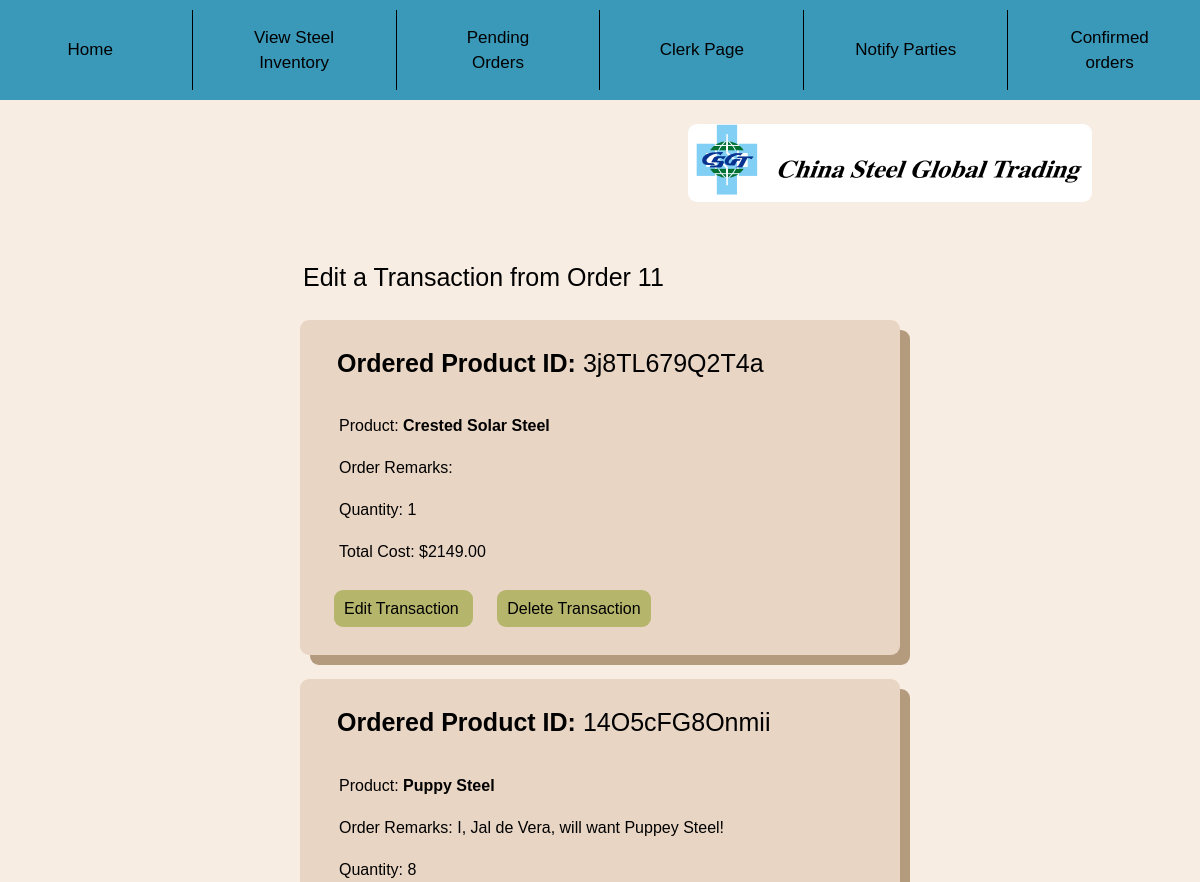
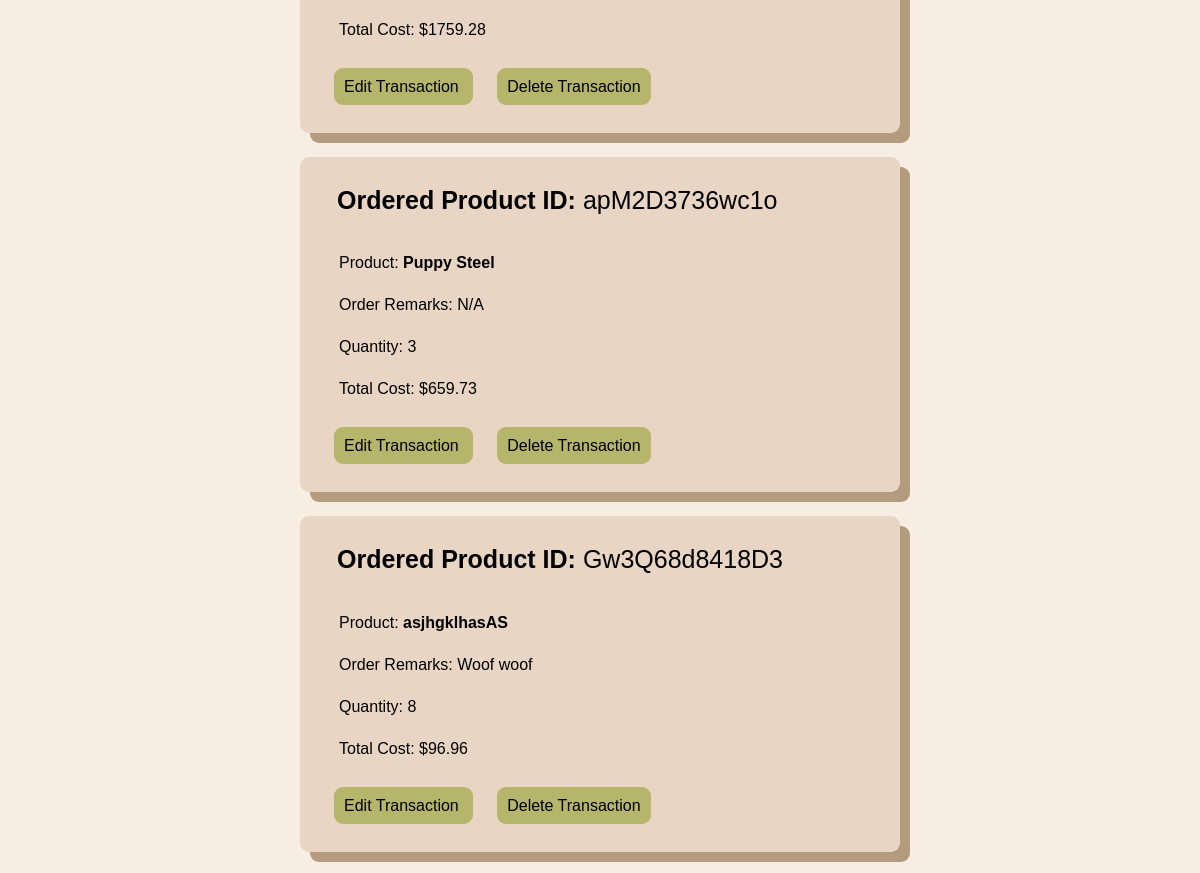
Page /Order/11/ (signed in, upper part) on the earlier database version (2 pictures, top to bottom).
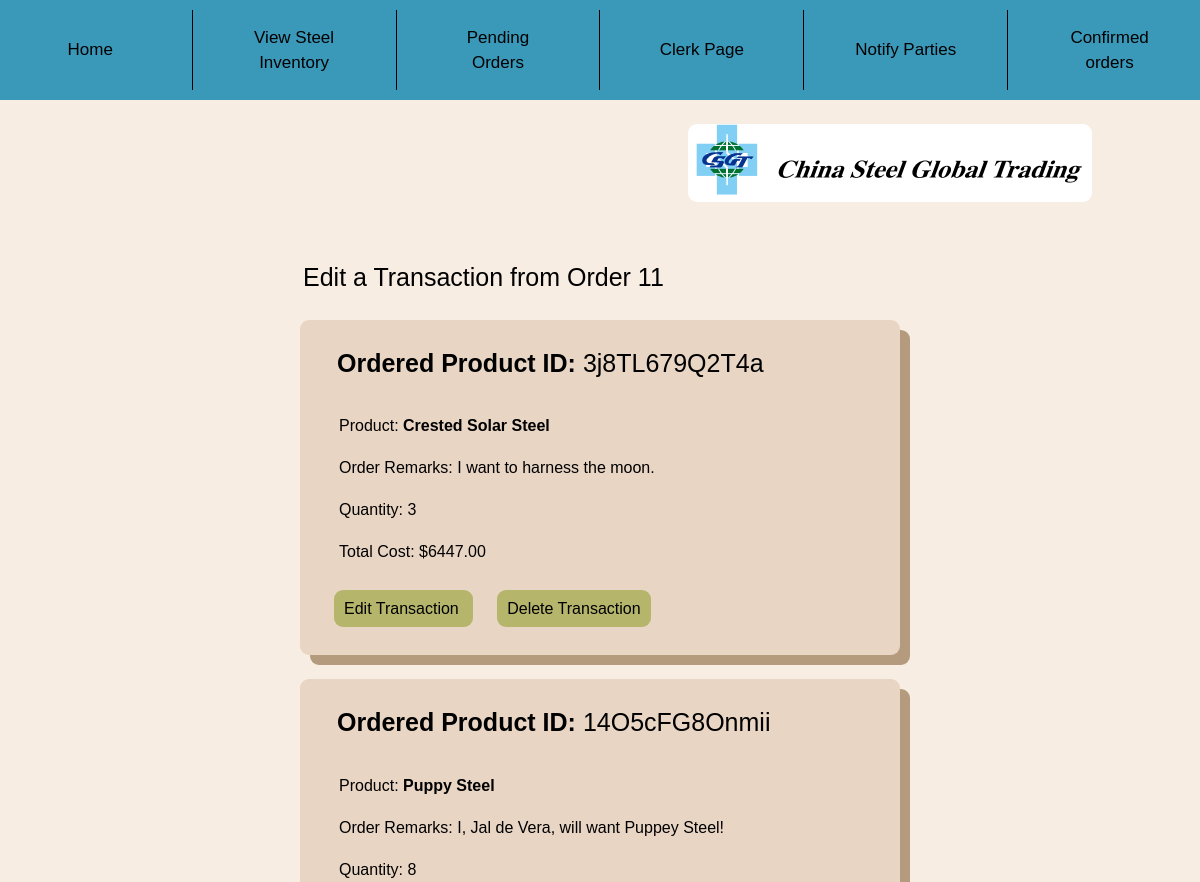
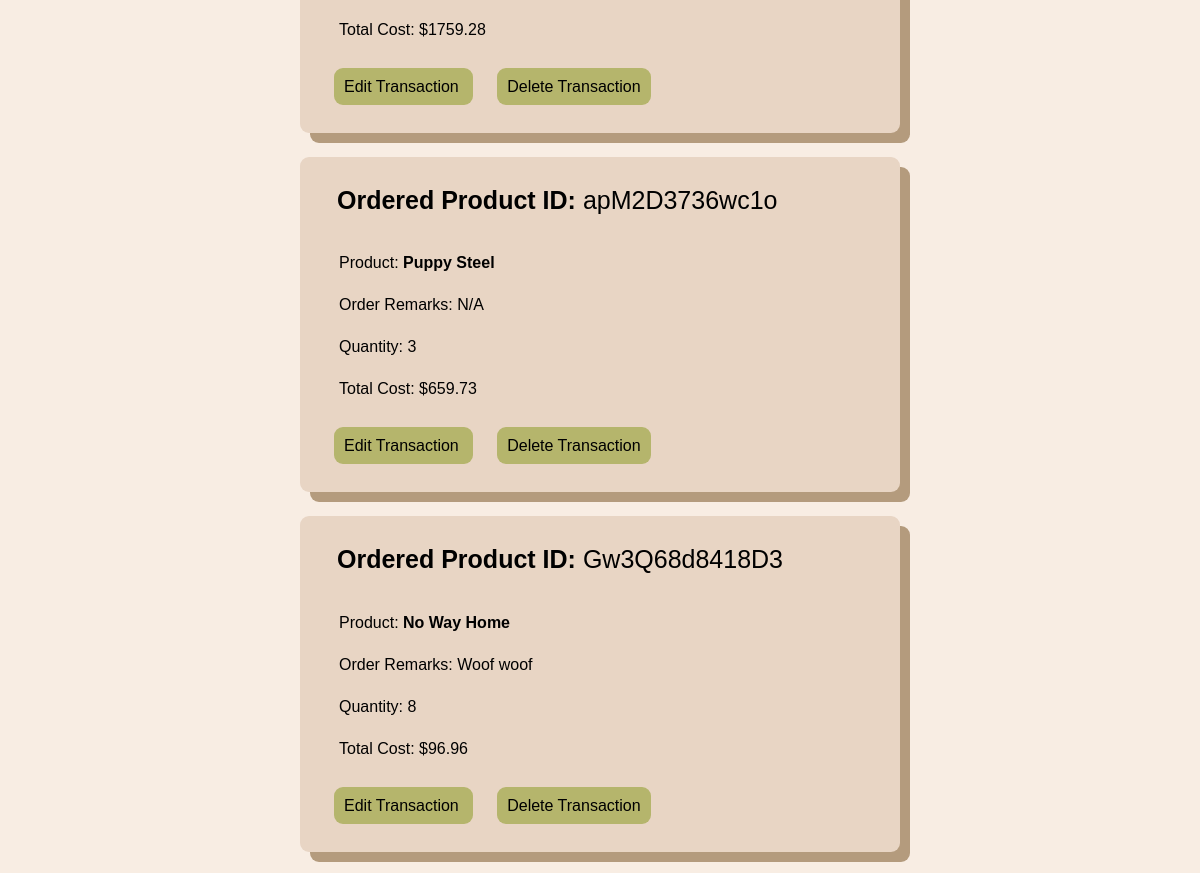
Same page on the later database version (2 pictures, top to bottom).
### Inventory/models.py (models this page shows, shortened)
class OrderedProduct(models.Model):
    remarks = models.CharField(max_length=200)
    quantity = models.IntegerField(default=0)
    totalcost = models.DecimalField(default=0, validators=[DecimalValidator(10,2)], decimal_places=2, max_digits=10)
    OrderedProductID = models.CharField(default=None, unique=True, max_length=13)
    OrderID = models.ForeignKey(FinalOrder, default=None, on_delete=models.CASCADE)
    Marks = models.ForeignKey(Product, on_delete=models.CASCADE)
    objects = models.Manager()

class Product(models.Model): #Steels, not food
    objects = models.Manager()
    Name = models.CharField(max_length=200, unique=True)
    Image = models.ImageField(default= "images/defproduct.jpg", blank=True, upload_to="images/") #not have image if we dont have one, uploaded to images folder automatically
    Manufacturer = models.CharField(default=None, max_length=100)
    ManuLoc = models.CharField(default=None,max_length=255)
    Color = models.CharField(default=None, max_length=20)
    Status = models.BooleanField(default=True) #Records incase of removed
    Measurement = models.CharField(default=None, max_length=30)
    Description = models.CharField(default=None, max_length=500)
    GrossWeight = models.CharField(default=None, max_length=40)
    Marks = models.CharField(default=None, null=True, max_length=300)
    Length = models.CharField(max_length=20)
    Cost = models.DecimalField(default=0, validators=[DecimalValidator(7,2)], decimal_places=2, max_digits=7) #declared value USD
    Stock = models.BigIntegerField(default=0)
    Contact = models.CharField(max_length=500)

### Inventory/views.py (the view)
# urls.py: path('Order/<int:pk>/', views.EditTrans, name='UnfTrans'),
def EditTrans(request, pk):
    condition = ""
    Order = get_object_or_404(FinalOrder, pk=pk)
    Products = OrderedProduct.objects.filter(OrderID = Order).order_by('-totalcost')
    if request.user.is_authenticated:
        error = request.session.get('HM')
        finalorderkey = request.session.get('PK')
        condition = True
        empty = len(Products) == 0
        if error != None:
            array = []
            for item in error.keys():
                if error[item] < 0:
                    array.append((item, error[item]))
            print(error)
            return render(request,'Inventory/cart.html',{
                    'C' : condition,
                    'Products' : Products,
                    'p' : pk,
                    'e' : empty,
                    'array' : array,
                    'orderkey' : finalorderkey
                })
        else:
            return render(request,'Inventory/cart.html',{
                        'C' : condition,
                        'Products' : Products,
                        'p' : pk,
                        'e' : empty
                    })

### Inventory/templates/Inventory/cart.html (shortened to what this page needs)
{% extends 'Inventory/base.html' %}
{% load static %}
    {% block content %}
        <br><br><br>
        {% if e == True %}
            <div class="container">
                <div class="Largetext" style="position: relative;"> No Products for this order yet! </div><br>
                <a class="Button" href="{% url 'Products2' %}" style="margin-bottom: 1vh; position: relative;"> Back to Pending Orders </a><br><br>
            </div>
        {% else %}
                <div class="Largetext" style="margin-left: 24vw;"> Edit a Transaction from Order {{p}} </div>
                {% for o in Products %}
                <div class="container" id="info">
                    <div class="Largetext"> <b>Ordered Product ID:</b> {{o.OrderedProductID}} </div>
                    <div class="bodytext"> Product: <b> {{o.Marks.Name}} </b> </div>
                    <div class="bodytext"> Order Remarks: {{o.remarks}} </div>
                    <div class="bodytext"> Quantity: {{o.quantity}} </div>
                    <div class="bodytext"> Total Cost: ${{o.totalcost}} </div><br>
                    <a class="Button" href="{% url 'editorder' pk=o.pk %}" style="margin-left: 2vw;"> Edit Transaction </a>
                    <a class="Button" href="{% url 'deltrans' pk=o.pk %}" style="margin-left: 2vw;"> Delete Transaction </a>
                    <br><br>
                </div>
                <br>
                {% endfor %}
                <br>
        {% endif %}
    <br><br>
    {% endblock %}

Differences in the rows shown:
changed OrderedProduct "3j8TL679Q2T4a": remarks (not shown) → "I want to harness the moon."; quantity "1" → "3"; totalcost "2149.00" → "6447.00"
changed through a linked row, OrderedProduct "Gw3Q68d8418D3": Marks.Name "asjhgklhasAS" → "No Way Home"
